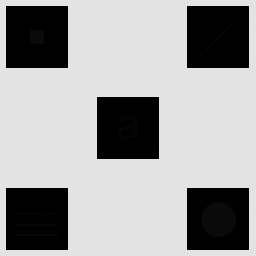
#> input picture Imagenes/Imagen_con_detalles_escondidos.tif, 256 x 256 px
$ python problema1_ecualizacion_local.py
#> lines starting #> are read from the running program, lines starting #| are printed output that depends on the picture; long printed decimals are rounded
import cv2
import numpy as np
import matplotlib.pyplot as plt
import os

# --- Carpeta de resultados ----------------------------------------

CARPETA_RESULTADOS = "Imagenes-Resultados"
os.makedirs(CARPETA_RESULTADOS, exist_ok=True)


def guardar_figura(nombre):
    plt.savefig(
        os.path.join(CARPETA_RESULTADOS, nombre + ".png"),
        dpi=150,
        bbox_inches="tight"
    )


# --- Cargo imagen --------------------------------------------------
img = cv2.imread(
    "Imagenes/Imagen_con_detalles_escondidos.tif",
    cv2.IMREAD_GRAYSCALE
)
#> img is the input picture: shape (256, 256); min 0, max 228, mean 160.7


# --- Exploración inicial -------------------------------------------

# Tipo de objeto
print("Tipo:", type(img))
#| Tipo: <class 'numpy.ndarray'>

# Dimensiones
print("Shape:", img.shape)
#| Shape: (256, 256)

h, w = img.shape
#> h = 256; w = 256
print("Alto:", h, "pixeles")
#| Alto: 256 pixeles
print("Ancho:", w, "pixeles")
#| Ancho: 256 pixeles

# Tipo de dato
print("Tipo de dato:", img.dtype)
#| Tipo de dato: uint8

# Cantidad total de píxeles
print("Cantidad de pixeles:", img.size)
#| Cantidad de pixeles: 65536

# Valores mínimo y máximo
print("Intensidad minima:", img.min())
#| Intensidad minima: 0
print("Intensidad maxima:", img.max())
#| Intensidad maxima: 228

# Valores de gris presentes
pix_vals = np.unique(img)
#> pix_vals = [0, 1, 2, 3, 4, 5, 6, 7, 8, 9, 10, 11, 226, 227, 228]

print("Cantidad de niveles de gris presentes:", len(pix_vals))
#| Cantidad de niveles de gris presentes: 15
print("Valores de gris presentes:")
print(pix_vals)
#| [  0   1   2   3   4   5   6   7   8   9  10  11 226 227 228]

# Estadísticas básicas
print("Intensidad media:", np.mean(img))
#| Intensidad media: 160.656
print("Desvio estandar:", np.std(img))
#| Desvio estandar: 102.998


# --- Visualización -------------------------------------------------

plt.figure()
h = plt.imshow(img, cmap="gray", vmin=0, vmax=255)
plt.colorbar(h)
plt.title("Imagen original")
guardar_figura("p1_imagen_original")
#> in guardar_figura, `plt.savefig( os.path.join(CARPETA_RESULTADOS, nombre + ".png"), dpi=15..`:
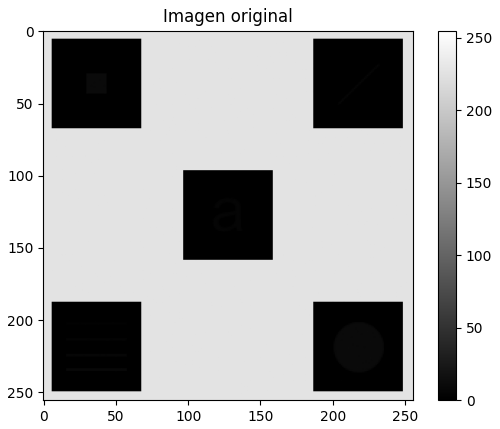
#> figure drawn by matplotlib, 2 panels
plt.show(block=True)

# --- Histograma de la imagen original -----------------------------

hist, bins = np.histogram(img.flatten(), 256, [0, 256])
#> hist = 256 values, max 43946 at index 227, min 0 at index 12, mean 256; bins = 257 values from 0 to 256

plt.figure()
plt.plot(hist)
plt.title("Histograma de la imagen original")
plt.xlabel("Nivel de intensidad")
plt.ylabel("Cantidad de pixeles")
guardar_figura("p1_histograma_original")
plt.show(block=True)

# --- Ecualización global -------------

img_global = cv2.equalizeHist(img)
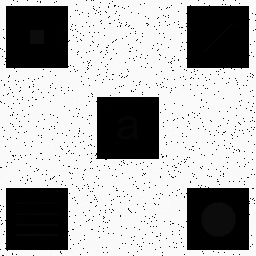
#> img_global: shape (256, 256); min 0, max 255, mean 172.2

hist_global, _ = np.histogram(img_global.flatten(), 256, [0, 256])
#> hist_global = 256 values, max 43946 at index 249, min 0 at index 1, mean 256

plt.figure()

ax1 = plt.subplot(121)
plt.imshow(img, cmap="gray", vmin=0, vmax=255)
plt.title("Imagen original")
plt.xticks([]), plt.yticks([])

plt.subplot(122, sharex=ax1, sharey=ax1)
plt.imshow(img_global, cmap="gray", vmin=0, vmax=255)
plt.title("Ecualizacion global")
plt.xticks([]), plt.yticks([])

guardar_figura("p1_original_vs_ecualizacion_global")
plt.show(block=True)

plt.figure()
plt.plot(hist_global)
plt.title("Histograma de la imagen ecualizada globalmente")
plt.xlabel("Nivel de intensidad")
plt.ylabel("Cantidad de pixeles")
guardar_figura("p1_histograma_global")
plt.show(block=True)

# --- Prueba de ecualización en una ventana local ------------------

M = 31
N = 31

fila = 128
columna = 128

mitad_M = M // 2
mitad_N = N // 2

ventana = img[
    fila-mitad_M:fila+mitad_M+1,
    columna-mitad_N:columna+mitad_N+1
]

print("Tamaño de la ventana:", ventana.shape)
#| Tamaño de la ventana: (31, 31)
print("Valor del pixel central:", img[fila, columna])
#| Valor del pixel central: 4
print("Minimo local:", ventana.min())
#| Minimo local: 0
print("Maximo local:", ventana.max())
#| Maximo local: 6

plt.figure()
plt.imshow(ventana, cmap="gray", vmin=0, vmax=255)
plt.title("Ventana local 31 x 31")
plt.colorbar()
guardar_figura("p1_ventana_local_31x31")
#> in guardar_figura (call 5), `plt.savefig( os.path.join(CARPETA_RESULTADOS, nombre + ".png"), dpi=15..`:
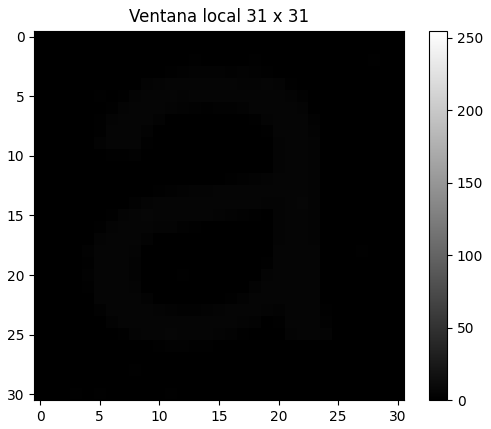
#> figure drawn by matplotlib, 2 panels
plt.show(block=True)

# --- Histograma local ---------------------------------------------

hist_local, bins = np.histogram(ventana.flatten(), 256, [0, 256])
#> hist_local = 256 values, max 666 at index 0, min 0 at index 7, mean 3.75

# Histograma normalizado
histn_local = hist_local.astype(np.double) / ventana.size
#> histn_local = 256 values, max 0.693 at index 0, min 0 at index 7, mean 0.00391

# CDF local
cdf_local = histn_local.cumsum()
#> cdf_local = 256 values from 0.693 to 1

# Valor original del píxel central
valor_central = img[fila, columna]
#> valor_central = 4

# Nuevo valor según la ecualización local
nuevo_valor = round(cdf_local[valor_central] * 255)
#> nuevo_valor = 213

print("Valor original del pixel central:", valor_central)
#| Valor original del pixel central: 4
print("CDF para ese valor:", cdf_local[valor_central])
#| CDF para ese valor: 0.8366
print("Nuevo valor ecualizado:", nuevo_valor)
#| Nuevo valor ecualizado: 213

# --- Visualización del histograma local y CDF ---------------------

plt.figure()

plt.subplot(121)
plt.plot(hist_local)
plt.title("Histograma local")
plt.xlabel("Nivel de intensidad")
plt.ylabel("Cantidad de pixeles")

plt.subplot(122)
plt.plot(cdf_local)
plt.title("CDF local")
plt.xlabel("Nivel de intensidad")
plt.ylabel("Probabilidad acumulada")

guardar_figura("p1_histograma_cdf_local")
#> in guardar_figura (call 6), `plt.savefig( os.path.join(CARPETA_RESULTADOS, nombre + ".png"), dpi=15..`:
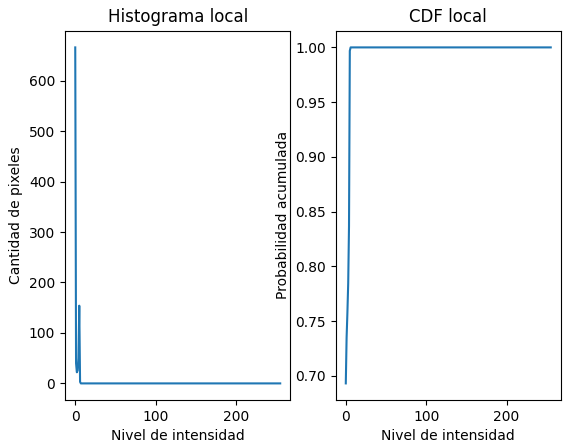
#> figure drawn by matplotlib, 2 panels; panel 1: curve peaks at x = 0, y = 666; panel 2: curve peaks at x = 6, y = 1
plt.show(block=True)

# --- Ecualización local de histograma -----------------------------

def ecualizacion_local(img, M, N):

#> called with M = 31, N = 31
    mitad_M = M // 2
    mitad_N = N // 2

    # Agrego bordes para poder procesar también los píxeles extremos
    img_pad = cv2.copyMakeBorder(
        img,
        mitad_M,
        mitad_M,
        mitad_N,
        mitad_N,
        cv2.BORDER_REPLICATE
    )

    # Imagen de salida
    img_out = np.zeros(img.shape, dtype=np.uint8)

    # Recorro todos los píxeles de la imagen original
    for fila in range(img.shape[0]):
        for columna in range(img.shape[1]):

            # Extraigo la ventana M x N
            ventana = img_pad[
                fila:fila + M,
                columna:columna + N
            ]

            # Histograma local
            hist, _ = np.histogram(
                ventana.flatten(),
                256,
                [0, 256]
            )

            # Histograma normalizado
            histn = hist.astype(np.double) / ventana.size

            # CDF local
            cdf = histn.cumsum()

            # Valor del píxel central
            valor = img[fila, columna]

            # Ecualización del píxel central
            img_out[fila, columna] = round(cdf[valor] * 255)

    return img_out

# --- Aplico ecualización local ------------------------------------

img_local = ecualizacion_local(img, 31, 31)

# --- Comparación ---------------------------------------------------

plt.figure()

ax1 = plt.subplot(121)
plt.imshow(img, cmap="gray", vmin=0, vmax=255)
plt.title("Imagen original")
plt.xticks([])
plt.yticks([])

plt.subplot(122, sharex=ax1, sharey=ax1)
plt.imshow(img_local, cmap="gray", vmin=0, vmax=255)
plt.title("Ecualización local 31 x 31")
plt.xticks([])
plt.yticks([])

guardar_figura("p1_original_vs_ecualizada_31x31")
plt.show(block=True)

# --- Comparación 2---------------------------------------------------

img_local_7 = ecualizacion_local(img, 7, 7)
img_local_15 = ecualizacion_local(img, 15, 15)
#> call 3 of ecualizacion_local, with M = 15, N = 15
#> after the loop in ecualizacion_local (call 3), `for fila in range(img.shape[0]):`:
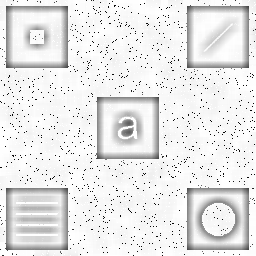
#> img_out: shape (256, 256); min 1, max 255, mean 232.7
img_local_31 = ecualizacion_local(img, 31, 31)
img_local_63 = ecualizacion_local(img, 63, 63)
#> in ecualizacion_local (call 5), `img_pad = cv2.copyMakeBorder( img, mitad_M, mitad_M, mitad_N, mitad_N,..`:
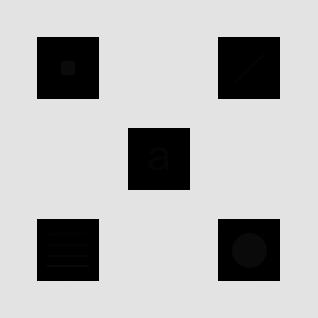
#> img_pad: shape (318, 318); min 0, max 228, mean 184
#> after the loop in ecualizacion_local (call 5), `for fila in range(img.shape[0]):`:
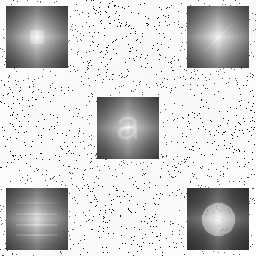
#> img_out: shape (256, 256); min 4, max 255, mean 208.9

plt.figure()

plt.subplot(221)
plt.imshow(img_local_7, cmap="gray", vmin=0, vmax=255)
plt.title("Ventana 7 x 7")
plt.xticks([]), plt.yticks([])

plt.subplot(222)
plt.imshow(img_local_15, cmap="gray", vmin=0, vmax=255)
plt.title("Ventana 15 x 15")
plt.xticks([]), plt.yticks([])

plt.subplot(223)
plt.imshow(img_local_31, cmap="gray", vmin=0, vmax=255)
plt.title("Ventana 31 x 31")
plt.xticks([]), plt.yticks([])

plt.subplot(224)
plt.imshow(img_local_63, cmap="gray", vmin=0, vmax=255)
plt.title("Ventana 63 x 63")
plt.xticks([]), plt.yticks([])

guardar_figura("p1_comparacion_ventanas")
plt.show(block=True)

'''
Globalmente, la imagen posee un rango de intensidades amplio debido a la
diferencia entre el fondo claro y las regiones oscuras. Sin embargo, dentro
de una ventana local, el rango de intensidades puede ser mucho menor.

Por ejemplo, si en una ventana los valores van de 0 a 10 y el píxel central
tiene intensidad 8, globalmente ese valor sigue siendo muy bajo frente al
rango total de la imagen. Pero dentro de ese vecindario, 8 representa un
valor relativamente alto.

La ecualización local aprovecha esta información del entorno para aumentar
el contraste de cada píxel según los valores presentes en su propia ventana.
'''
